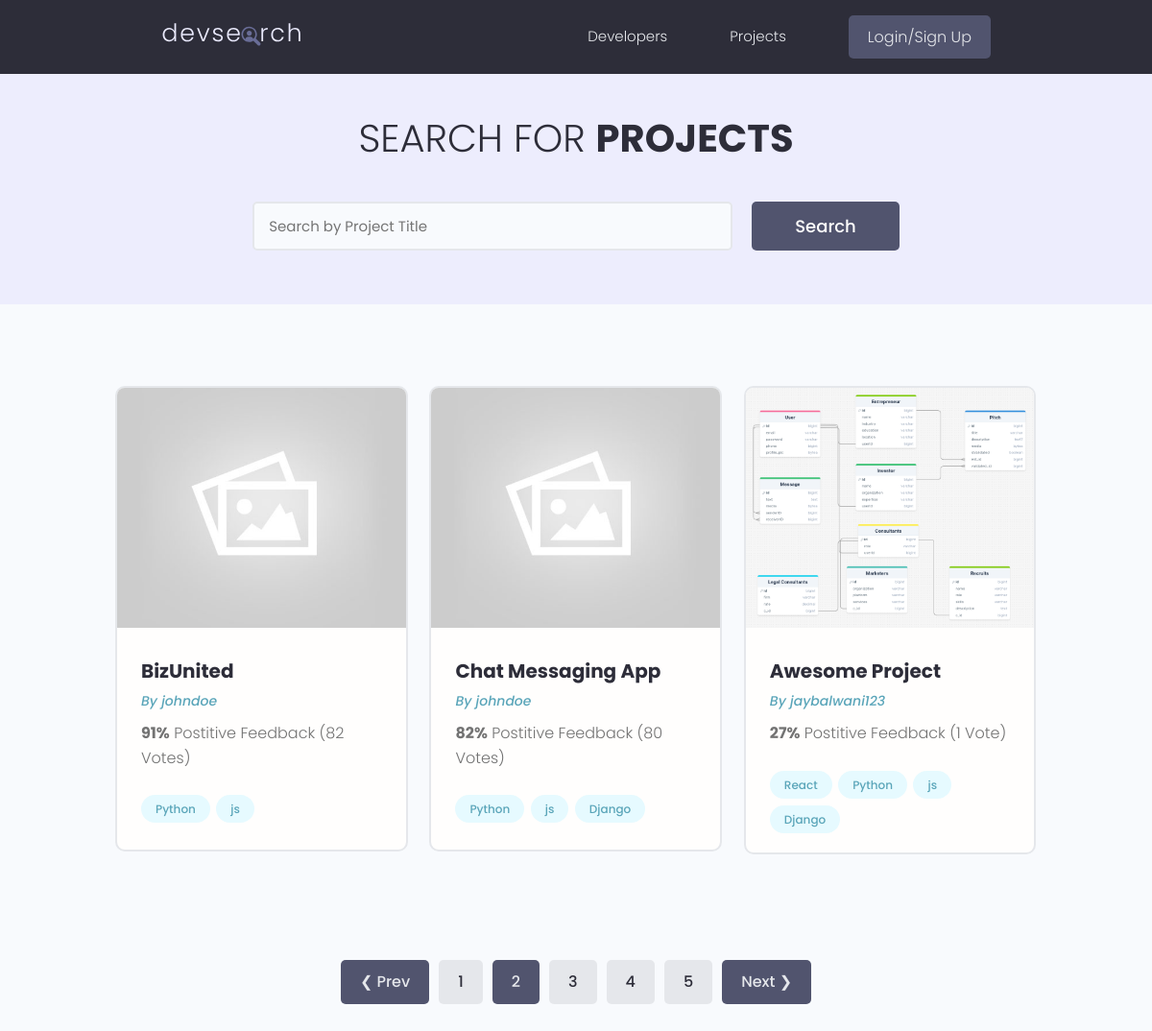
Page /projects/?page=2 on the earlier database version.
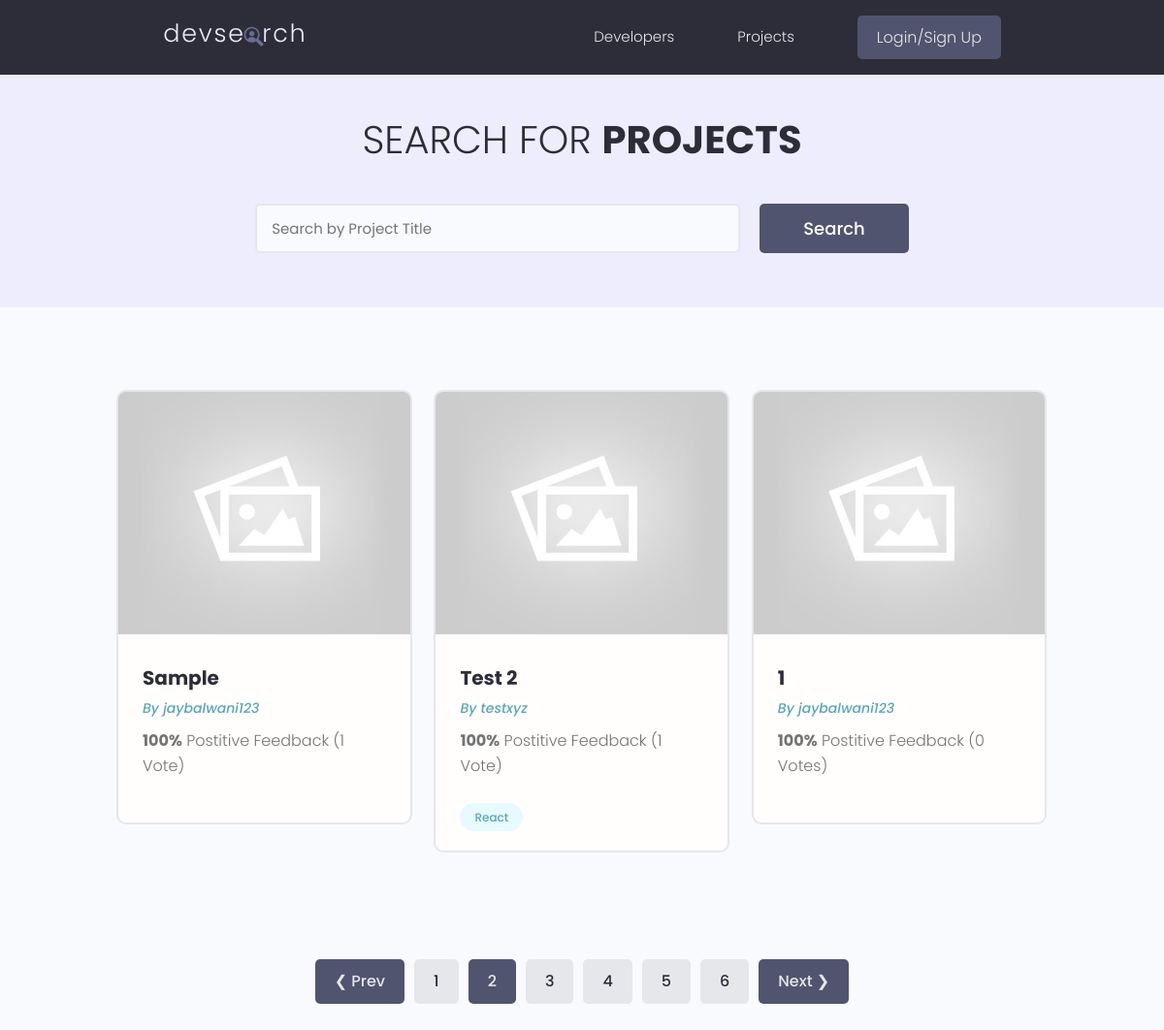
Same page on the later database version.
### projects/models.py (models this page shows, shortened)
class Project(models.Model):
    owner = models.ForeignKey(Profile, null=True, blank=True, on_delete=models.SET_NULL)
    title = models.CharField(max_length=200)
    image = models.ImageField(null=True, blank=True, default="default.jpg")
    description = models.TextField(null=True, blank=True)
    demo_link = models.CharField(max_length=2000, null=True, blank=True)
    source_link = models.CharField(max_length=2000, null=True, blank=True)
    tags = models.ManyToManyField('Tag', blank=True)
    vote_total = models.IntegerField(default=0, null=True, blank=True)
    vote_ratio = models.IntegerField(default=0, null=True, blank=True)
    created = models.DateTimeField(auto_now_add=True)
    id = models.UUIDField(default=uuid.uuid4, primary_key=True, unique=True, editable=False)
    class Meta:
        ordering = ['-vote_ratio', '-vote_total', 'title']

class Tag(models.Model):
    name = models.CharField(max_length=200)
    created = models.DateTimeField(auto_now_add=True)
    id = models.UUIDField(default=uuid.uuid4, primary_key=True, unique=True, editable=False)

### users/models.py (models this page shows)
class Profile(models.Model):
    user = models.OneToOneField(User, null=True, blank=True, on_delete=models.CASCADE)
    username = models.CharField(max_length=50, null=True, blank=True)
    location = models.CharField(max_length=50, null=True, blank=True)
    name = models.CharField(max_length=200, null=True, blank=True)
    email = models.EmailField(max_length=200, null=True, blank=True)
    short_intro = models.CharField(max_length=200, null=True, blank=True)
    bio = models.TextField(null=True, blank=True)
    profile_pic = models.ImageField(null=True, blank=True, upload_to='profiles/', default='profiles/user-default.png')
    social_github = models.CharField(max_length=200, null=True, blank=True)
    social_twitter = models.CharField(max_length=200, null=True, blank=True)
    social_linkedin = models.CharField(max_length=200, null=True, blank=True)
    social_youtube = models.CharField(max_length=200, null=True, blank=True)
    social_website = models.CharField(max_length=200, null=True, blank=True)
    created = models.DateTimeField(auto_now_add=True)
    id = models.UUIDField(default=uuid.uuid4, primary_key=True, unique=True, editable=False)
    def __str__(self):
        return str(self.username)

### projects/views.py (the view)
# urls.py: path('projects/', views.getProjects),
def projects(request):
    search_query, projects = searchProjects(request)
    projects, custom_range = paginateProjects(request, projects)
    return render(request, 'projects/projects.html', {'projects': projects,
                                                       'search_query': search_query,
                                                         'custom_range': custom_range})

### projects/utilities.py (called while the page is built)
def searchProjects(request):
    search_query = ''
    if request.GET.get('search_query'):
        search_query = request.GET.get('search_query')
    tags = Tag.objects.filter(name__icontains=search_query)
    projects = Project.objects.distinct().filter(
        Q(title__icontains=search_query) |
        Q(owner__name__icontains=search_query) |
        Q(tags__in=tags)
    )
    return search_query, projects

def paginateProjects(request, projects):
    page = request.GET.get('page')
    results = 3
    paginator = Paginator(projects, results)
    try:
        projects = paginator.page(page)
    except PageNotAnInteger:
        page = 1
        projects = paginator.page(page)
    except EmptyPage:
        page = paginator.num_pages
        projects = paginator.page(page)
    leftIndex = int(page) - 4
    if leftIndex < 1:
        leftIndex = 1
    rightIndex = int(page) + 5
    if rightIndex > paginator.num_pages:
        rightIndex = paginator.num_pages + 1
    custom_range = range(leftIndex,rightIndex)
    return projects, custom_range

### projects/templates/projects/projects.html (shortened to what this page needs)
{% extends 'main.html' %}
{% block content %}
<main class="projects">
    <section class="hero-section text-center">
      <div class="container container--narrow">
        <div class="hero-section__box">
          <h2>Search for <span>Projects</span></h2>
        </div>
        <div class="hero-section__search">
          <form id="searchForm" class="form" action="" method="get">
            <div class="form__field">
              <input class="input input--text" id="formInput#search" type="text" name="search_query"
                placeholder="Search by Project Title" value="{{search_query}}"/>
            </div>
            <input class="btn btn--sub btn--lg" type="submit" value="Search" />
          </form>
        </div>
      </div>
    </section>
    <section class="projectsList">
      <div class="container">
        <div class="grid grid--three">
        {% for project in projects %}
          <div class="column">
            <div class="card project">
              <a href="{% url 'project' project.id %}" class="project">
                <img class="project__thumbnail" src="{{project.image.url}}" alt="project thumbnail" />
                <div class="card__body">
                  <h3 class="project__title">{{project.title}}</h3>
                  <p><a class="project__author" href="{% url 'user-profile' project.owner.id %}">By {{project.owner}}</a></p>
                  <p class="project--rating">
                    <span style="font-weight: bold;">{{project.vote_ratio}}%</span> Postitive
                    Feedback ({{project.vote_total}} Vote{{project.vote_total|pluralize:"s"}})
                  </p>
                  <div class="project__tags">
                    {% for tag in project.tags.all %}
                    <span class="tag tag--pill tag--main">
                      <small>{{tag.name}}</small>
                    </span>
                    {% endfor %}
                  </div>
                </div>
              </a>
            </div>
          </div>
          {% endfor %}
        </div>
      </div>
    </section>
    {% include 'pagination.html' with query_set=projects custom_range=custom_range %}
  </main>
{% endblock %}

Differences in the rows shown:
no longer on this page (row edited): Project: image (placeholder picture), title "BizUnited", owner "johndoe", vote_ratio "91", vote_total "82"
no longer on this page (row unchanged): Tag: name "Python"
no longer on this page (row unchanged): Tag: name "js"
no longer on this page (row edited): Project: image (placeholder picture), title "Chat Messaging App", owner "johndoe", vote_ratio "82", vote_total "80"
no longer on this page (row unchanged): Tag: name "Django"
no longer on this page (row edited): Project: image (picture), title "Awesome Project", owner "jaybalwani123", vote_ratio "27", vote_total "1", Tag (name "React")
now on this page (row unchanged): Project: image (placeholder picture), title "Sample", owner "jaybalwani123", vote_ratio "100", vote_total "1"
added Project: image (placeholder picture), title "Test 2", owner "testxyz", vote_ratio "100", vote_total "1", Tag (name "React")
now on this page (row edited): Project: image (placeholder picture), title "1", owner "jaybalwani123", vote_ratio "100", vote_total "0"
Other differences:
new list line: "6"
